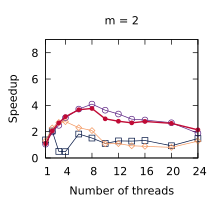

Recreate this plot in gnuplot.
set title "m = 2"
set terminal pdf size 2.2,2.0
set output "./results/LUD_n___256,_m___2.pdf"
set key off
set xrange [1:24]
set xtics (1, 4, 8, 12, 16, 20, 24)
set xlabel "Number of threads"
set yrange [0:9]
set ytics (0, 2, 4, 6, 8)
set ylabel "Speedup"
plot './results/LUD_n___256,_m___2.dat' using 1:2 title "Work stealing" pointsize 0.7 lw 1 pt 6 linecolor rgb "#5B2182" with linespoints, \
  './results/LUD_n___256,_m___2.dat' using 1:3 title "OpenMP (loops)" pointsize 0.7 lw 1 pt 4 linecolor rgb "#001240" with linespoints, \
  './results/LUD_n___256,_m___2.dat' using 1:4 title "OpenMP (tasks)" pointsize 0.7 lw 1 pt 12 linecolor rgb "#F3965E" with linespoints, \
  './results/LUD_n___256,_m___2.dat' using 1:5 title "Work assisting (our)" pointsize 0.4 lw 2 pt 7 linecolor rgb "#C00A35" with linespoints
